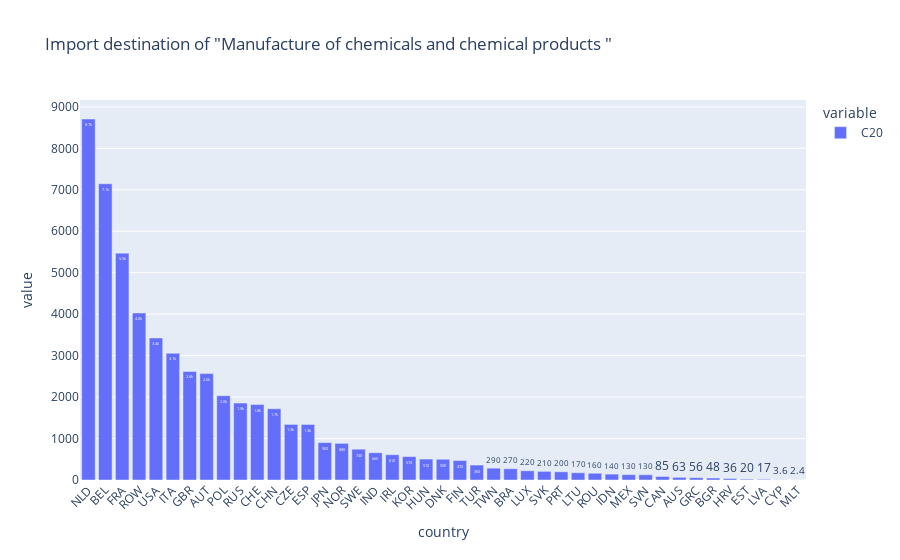

Source (notebook cell):
### Code cell
fig3 = px.bar(a['C20'].sort_values(ascending=False),text_auto='.2s',
title='Import destination of "Manufacture of chemicals and chemical products "')
fig3.update_traces(textfont_size=12, textangle=0, cliponaxis=False)
fig3.update_layout(xaxis_tickangle=-45)
fig3.show()

### Figure 1 — Plotly figure (JSON) as saved in the notebook; plotly's stock layout.template omitted (floating-point values rounded to 4 significant figures)
{"data": [{"alignmentgroup": "True", "cliponaxis": false, "hovertemplate": "variable=C20<br>country=%{x}<br>value=%{y}<extra></extra>", "legendgroup": "C20", "marker": {"color": "#636efa", "pattern": {"shape": ""}}, "name": "C20", "offsetgroup": "C20", "orientation": "v", "showlegend": true, "textangle": 0, "textfont": {"size": 12}, "textposition": "auto", "texttemplate": "%{y:.2s}", "type": "bar", "x": ["NLD", "BEL", "FRA", "ROW", "USA", "ITA", "GBR", "AUT", "POL", "RUS", "CHE", "CHN", "CZE", "ESP", "JPN", "NOR", "SWE", "IND", "IRL", "KOR", "HUN", "DNK", "FIN", "TUR", "TWN", "BRA", "LUX", "SVK", "PRT", "LTU", "ROU", "IDN", "MEX", "SVN", "CAN", "AUS", "GRC", "BGR", "HRV", "EST", "LVA", "CYP", "MLT"], "xaxis": "x", "y": [8708.0, 7146.0, 5472.0, 4029.0, 3425.0, 3056.0, 2619.0, 2567.0, 2033.0, 1855.0, 1820.0, 1719.0, 1341.0, 1340.0, 902.8, 884.4, 743.4, 657.5, 609.4, 565.2, 505.2, 500.7, 470.5, 360.8, 285.7, 271.8, 222.7, 208.0, 198.6, 174.8, 162.6, 141.7, 128.5, 126.6, 84.96, 63.46, 55.57, 47.61, 36.44, 19.8, 16.62, 3.606, 2.427], "yaxis": "y"}], "layout": {"barmode": "relative", "legend": {"title": {"text": "variable"}, "tracegroupgap": 0}, "title": {"text": "Import destination of \"Manufacture of chemicals and chemical products \""}, "xaxis": {"anchor": "y", "domain": [0, 1], "tickangle": -45, "title": {"text": "country"}}, "yaxis": {"anchor": "x", "domain": [0, 1], "title": {"text": "value"}}}}
